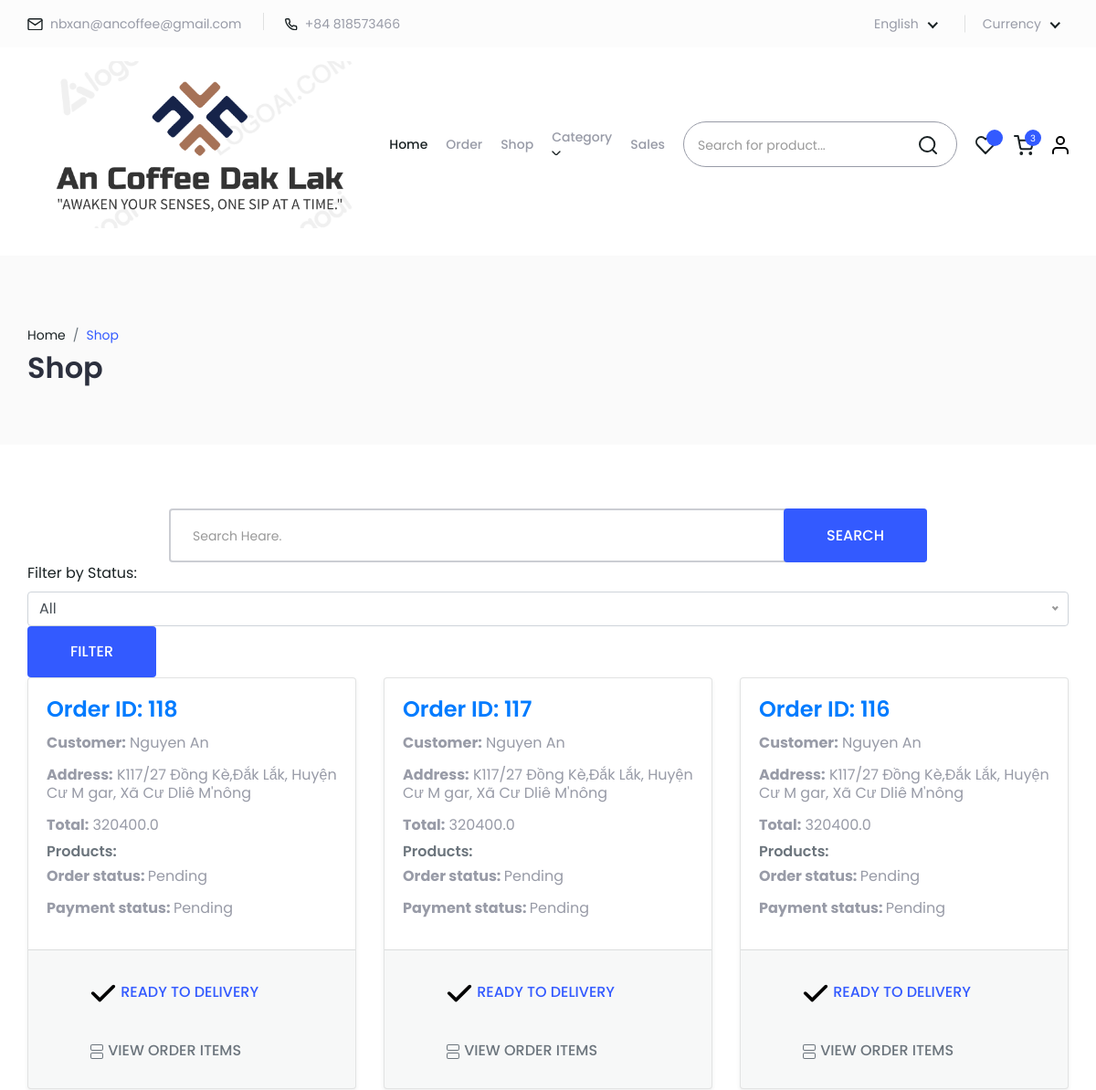
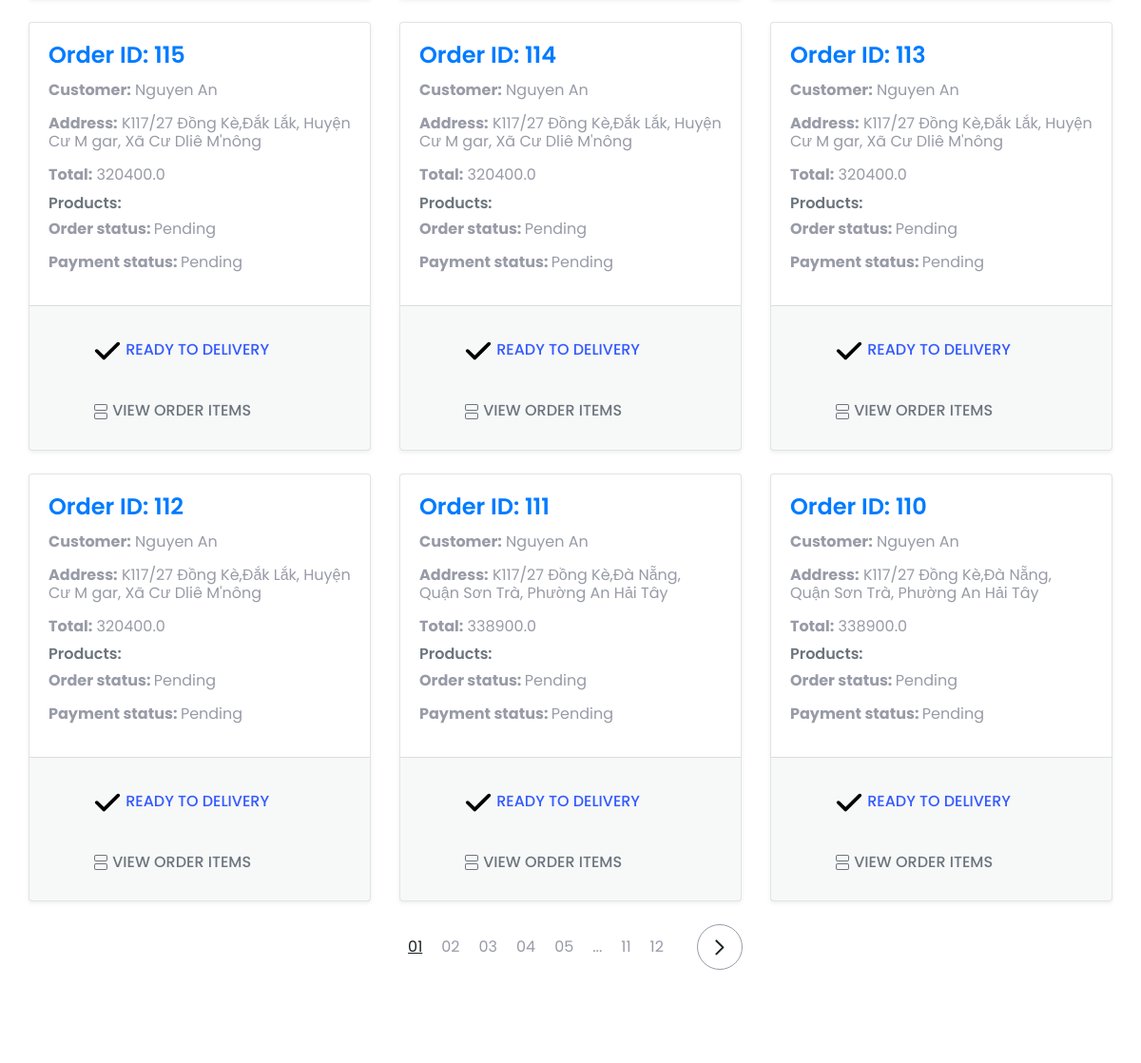
The page /admin/orders (signed in, upper part) on the database as committed earlier (2 pictures, top to bottom).
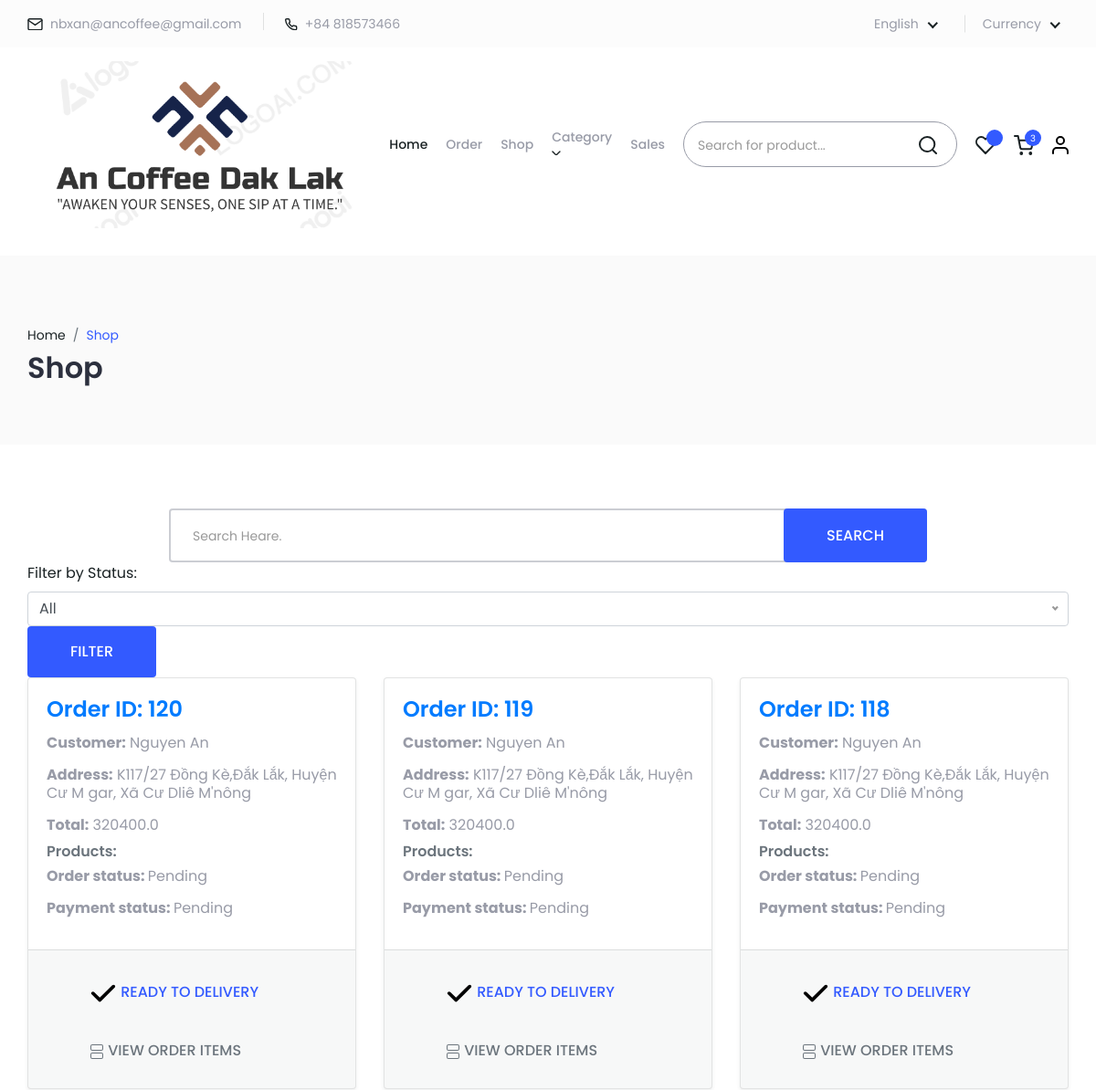
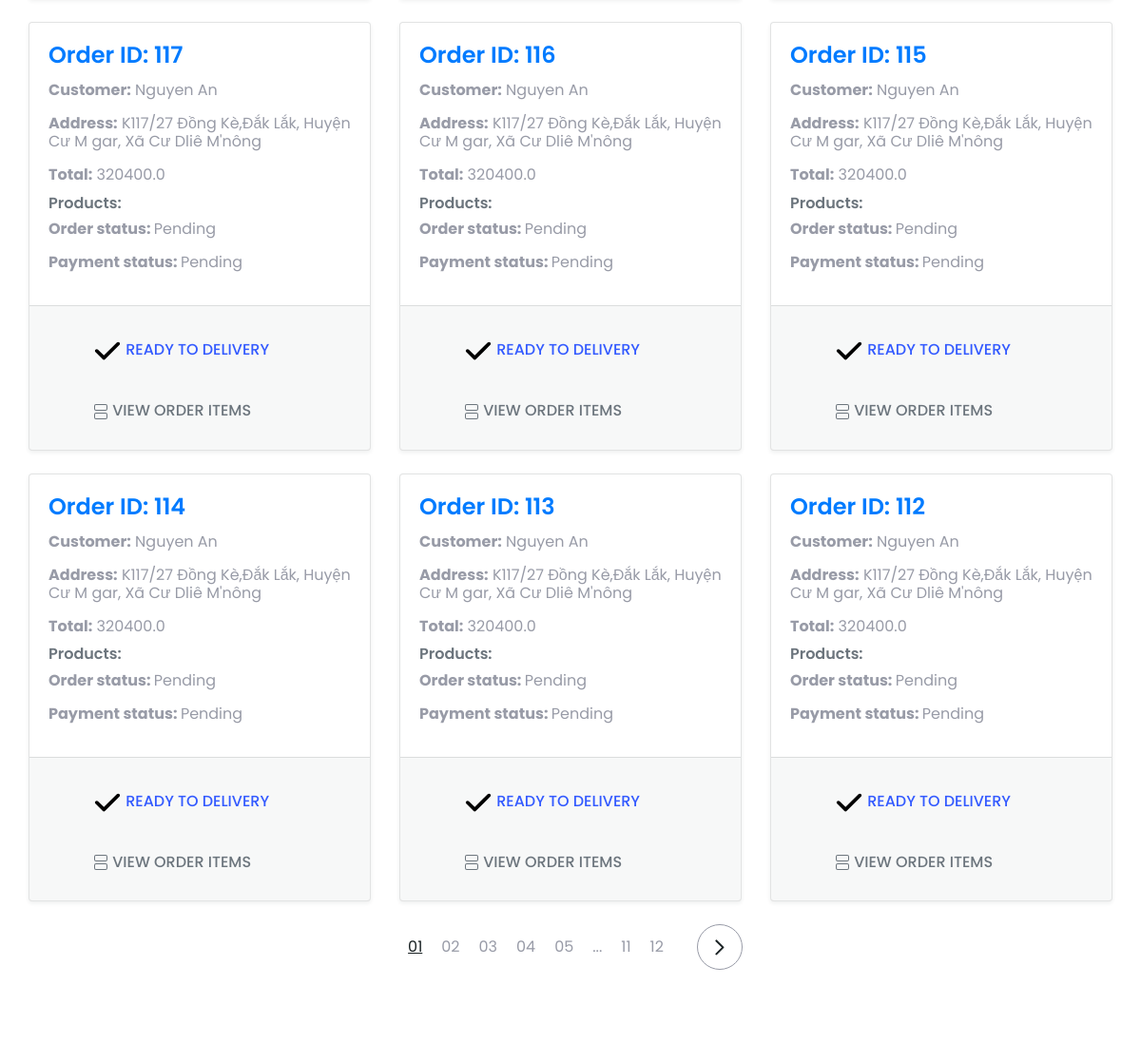
The same page on the database as committed later (2 pictures, top to bottom).
### models/order.py (models this page shows)
class OrderDetails(db.Model):
    __tablename__ = 'order_details'
    id = db.Column(db.Integer, primary_key=True)
    user_id = db.Column(db.Integer, db.ForeignKey('user.id'))
    total = db.Column(db.Float)
    status = db.Column(db.String(100))
    created_at = db.Column(db.DateTime)
    modified_at = db.Column(db.DateTime)
    billing_id = db.Column(db.Integer, db.ForeignKey('billing_information.id'))
    transaction_id = db.Column(db.String(100), nullable=True)
    payment_id = db.Column(db.Integer, db.ForeignKey('payment_details.id'))
    payment = db.relationship('PaymentDetails', backref='order')
    billing = db.relationship('BillingInformation', backref='order')
    user = db.relationship('User', backref='orders')

### models/user.py (models this page shows, shortened)
class User(db.Model, UserMixin):
    __tablename__ = 'user'
    id = db.Column(db.Integer, primary_key=True, autoincrement=True)
    username = db.Column(db.String(255), unique=True, nullable=False)
    password = db.Column(db.String(255), nullable=True)
    first_name = db.Column(db.Unicode(255))
    last_name = db.Column(db.Unicode(255))
    telephone = db.Column(db.String(20))
    created_at = db.Column(db.DateTime)
    modified_at = db.Column(db.DateTime)
    is_admin = db.Column(db.Boolean, default=False)
    email_verified = db.Column(db.Boolean, default=False)
    active = db.Column(db.Boolean, default=True)
    fs_uniquifier = db.Column(db.String(255), unique=True, nullable=False, default=lambda: str(uuid.uuid4()))
    billing_information = db.relationship('BillingInformation', backref='user_billing', uselist=False)
    roles = db.relationship('Role', secondary='user_roles', backref=db.backref('users', lazy='dynamic'))

### models/payment.py (models this page shows)
class BillingInformation(db.Model):
    __tablename__ = 'billing_information'
    id = db.Column(db.Integer, primary_key=True)
    user_id = db.Column(db.Integer, db.ForeignKey('user.id'))
    first_name = db.Column(db.Unicode(255))
    last_name = db.Column(db.Unicode(255))
    email = db.Column(db.String(255))
    address = db.Column(db.String(255))
    shipping_method_id = db.Column(db.Integer, db.ForeignKey('shipping_method.id'))
    city = db.Column(db.String(255))
    shipping_fee = db.Column(db.Float, nullable=True, default=0)
    district = db.Column(db.String(255))
    ward = db.Column(db.String(255))
    telephone = db.Column(db.String(20))
    created_at = db.Column(db.DateTime)
    modified_at = db.Column(db.DateTime)
    user = db.relationship('User', backref='billing_info')

class PaymentDetails(db.Model):
    __tablename__ = 'payment_details'
    id = db.Column(db.Integer, primary_key=True)
    amount = db.Column(db.Float, nullable=False)
    provider = db.Column(db.String(255), nullable=False)
    transaction_id = db.Column(db.String(100), nullable=True)
    status = db.Column(db.String(100), nullable=False)
    created_at = db.Column(db.DateTime)
    modified_at = db.Column(db.DateTime)
    zp_trans_id = db.Column(db.String(100), nullable=True)

### routes/admin.py (the view)
@admin_bp.route('/admin/orders', methods=['GET'])
@login_required
def admin_orders():
    if not current_user.is_admin:
        flash('You do not have permission to access this page.', 'danger')
        return redirect(url_for('index.home'))
    page = request.args.get(get_page_parameter(), type=int, default=1)
    per_page = 9
    sort_by = request.args.get('sort_by', 'created_at')
    sort_order = request.args.get('sort_order', 'desc')
    status = request.args.get('status')
    query = OrderDetails.query
    if status:
        query = query.filter_by(status=status)
    if sort_order == 'desc':
        query = query.order_by(getattr(OrderDetails, sort_by).desc())
    else:
        query = query.order_by(getattr(OrderDetails, sort_by).asc())
    pagination = query.paginate(page=page, per_page=per_page, error_out=False)
    orders = pagination.items
    return render_template('admin_order.html', orders=orders, pagination=pagination, sort_by=sort_by, sort_order=sort_order, status=status)

### templates/admin_order.html (shortened to what this page needs)
<!DOCTYPE html>
<html lang="en">
<head>
    <link rel="stylesheet" href="{{url_for('static', filename='dist/main.css')}}">
</head>
<body>
<header class="header">
    <div class="header-top">
        <div class="container">
            <div class="row">
                <div class="col-sm-12">
                    <div class="header-top-wrapper">
                        <div class="header-top-info">
                            <div class="email">
                                <div class="icon">
                                </div>
                                <div class="text">
                                    <span>nbxan@ancoffee@gmail.com</span>
                                </div>
                            </div>
                            <div class="cta">
                                <div class="icon">
                                </div>
                                <div class="text">
                                    <span>+84 818573466</span>
                                </div>
                            </div>
                        </div>
                        <div class="header-top-switcher">
                            <div class="language">
                            </div>
                            <div class="currency">
                            </div>
                        </div>
                    </div>
                </div>
            </div>
        </div>
    </div>
    <div class="header-bottom">
        <div class="container">
            <div class="d-none d-lg-block">
                <nav class="menu-area d-flex align-items-center">
                    <div class="logo">
                        <a href="{{ url_for('index.home') }}"><img src="{{ url_for('static', filename='dist/images/logo/AnDakLak.png') }}" alt="logo" /></a>                        </div>
                    <ul class="main-menu d-flex align-items-center">
                        <li><a class="active" href="{{ url_for('index.home') }}">Home</a></li>
                        <li><a href="{{ url_for('admin.admin_orders') }}">Order</a></li>
                        <li><a href="{{ url_for('shop.home') }}">Shop</a></li>
                        <li>
                            <a href="javascript:void(0)">Category
                            </a>
                        </li>
                        <li><a href="javascript:void(0)">Sales</a></li>
                    </ul>
                    <div class="search-bar">
                        <input type="text" placeholder="Search for product...">
                        <div class="icon">
                        </div>
                    </div>
                    <div class="menu-icon ml-auto">
                        <ul>
                            <li>
                                <a href="wishlist.html">
                                    <span class="heart">{{ num_favorite_products }}</span>
                                </a>
                            </li>
                            <li>
                                <a href="cart.html">
                                    <span class="cart">3</span>
                                </a>
                            </li>
                            <li>
                                <a href="account.html"></a>
                            </li>
                        </ul>
                    </div>
                </nav>
            </div>
        </div>
    </div>
</header>
<main>
    <section class="breadcrumb-area mt-15">
        <div class="container">
            <div class="row">
                <div class="col-lg-12">
                    <nav aria-label="breadcrumb">
                        <ol class="breadcrumb">
                            <li class="breadcrumb-item"><a href="index.html">Home</a></li>
                            <li class="breadcrumb-item active" aria-current="page">Shop</li>
                        </ol>
                    </nav>
                    <h5>Shop</h5>
                </div>
            </div>
        </div>
    </section>
    <section class="search">
        <div class="container">
            <div class="row justify-content-center">
                <div class="search-wrapper">
                    <form class="search-wrapper-box" method="GET" action="{{ url_for('shop.home') }}">
                        <input type="text" name="keySearch" placeholder="Search Heare.">
                        <button class="btn bg-primary" type="submit">SEARCH</button>
                    </form>
                </div>
            </div>
        </div>
    </section>
    <section class="populerproduct bg-white p-0 shop-product">
        <div class="container">
            <form method="GET" action="{{ url_for('admin.admin_orders') }}">
                <div class="form-group">
                    <label for="status">Filter by Status:</label>
                </div>
                <button type="submit" class="btn btn-primary">Filter</button>
            </form>
            <div class="row">
                {% for order in orders %}
                    <div class="col-md-4 col-sm-6 mb-4">
                        <form method="POST" action="{{ url_for('order.update_status', order_id=order.id) }}">
                            <div class="card order-item shadow-sm">
                                <div class="card-body">
                                    <h5 class="card-title">Order ID: {{ order.id }}</h5>
                                    <p class="card-text"><strong>Customer:</strong> {{ order.user.first_name + " " + order.user.last_name }}</p>
                                    <p class="card-text"><strong>Address:</strong> {{ order.billing.address + "," + order.billing.city + ", " + order.billing.district + ", " + order.billing.ward }}</p>
                                    <p class="card-text"><strong>Total:</strong> {{ order.total }}</p>
                                    <h6 class="card-subtitle mb-2 text-muted">Products:</h6>
                                    <p class="cart-text"><strong>Order status: </strong>{{ order.status }}</p>
                                    <p class="cart-text"><strong>Payment status: </strong>{{ order.payment.status }}</p>
                                </div>
                                <div class="card-footer text-muted">
                                    {% if order.status == 'Finished' %}
                                        <button type="submit" name="action" value="finish" class="btn btn-sm btn-outline-primary" disabled>
                                            <svg style="width: 30px; height: 30px" xmlns="http://www.w3.org/2000/svg" viewBox="0 0 448 512">
                                                <path d="M438.6 105.4c12.5 12.5 12.5 32.8 0 45.3l-256 256c-12.5 12.5-32.8 12.5-45.3 0l-128-128c-12.5-12.5-12.5-32.8 0-45.3s32.8-12.5 45.3 0L160 338.7 393.4 105.4c12.5-12.5 32.8-12.5 45.3 0z"/>
                                            </svg>
                                            Finish
                                        </button>
                                    {% else %}
                                        <button type="submit" name="action" value="ready_to_delivery" class="btn btn-sm btn-outline-primary">
                                            <svg style="width: 30px; height: 30px" xmlns="http://www.w3.org/2000/svg" viewBox="0 0 448 512">
                                                <path d="M438.6 105.4c12.5 12.5 12.5 32.8 0 45.3l-256 256c-12.5 12.5-32.8 12.5-45.3 0l-128-128c-12.5-12.5-12.5-32.8 0-45.3s32.8-12.5 45.3 0L160 338.7 393.4 105.4c12.5-12.5 32.8-12.5 45.3 0z"/>
                                            </svg>
                                            Ready to delivery
                                        </button>
                                    {% endif %}
                                    <button type="button" class="btn btn-sm btn-outline-secondary" onclick="showOrderItems({{ order.id }})">
                                        View order items
                                    </button>
                                </div>
                            </div>
                        </form>
                    </div>
                {% endfor %}
            </div>
        </div>
    </section>
    <section class="pagination">
        <div class="container">
            <div class="row justify-content-center">
                <div class="pagination-group">
                    {% for page_num in pagination.iter_pages() %}
                        {% if page_num %}
                            <a href="{{ url_for('admin.admin_orders', page=page_num, sort_by=sort_by, sort_order=sort_order, status=status) }}" class="cdp_i {% if page_num == pagination.page %}active{% endif %}">
                                {{ "%02d" % page_num }}
                            </a>
                        {% else %}
                            <span class="cdp_i">...</span>
                        {% endif %}
                    {% endfor %}
                    {% if pagination.has_next %}
                        <a href="{{ url_for('admin.admin_orders', page=pagination.next_num, sort_by=sort_by, sort_order=sort_order, status=status) }}" class="p_next">
                        </a>
                    {% endif %}
                </div>
            </div>
        </div>
    </section>
</main>
</body>

Rows that differ between the two databases and show on the page:
no longer on this page (row unchanged): OrderDetails: id "111", user "Nguyen An", billing "K117/27 Đồng Kè,Đà Nẵng, Quận Sơn Trà, Phường An Hải Tây", total "338900.0", status "Pending", payment.status "Pending", shows "READY TO DELIVERY"
no longer on this page (row unchanged): OrderDetails: id "110", user "Nguyen An", billing "K117/27 Đồng Kè,Đà Nẵng, Quận Sơn Trà, Phường An Hải Tây", total "338900.0", status "Pending", payment.status "Pending", shows "READY TO DELIVERY"
added OrderDetails: id "120", user "Nguyen An", billing "K117/27 Đồng Kè,Đắk Lắk, Huyện Cư M gar, Xã Cư Dliê M'nông", total "320400.0", status "Pending", payment.status "Pending", shows "READY TO DELIVERY"
added OrderDetails: id "119", user "Nguyen An", billing "K117/27 Đồng Kè,Đắk Lắk, Huyện Cư M gar, Xã Cư Dliê M'nông", total "320400.0", status "Pending", payment.status "Pending", shows "READY TO DELIVERY"
